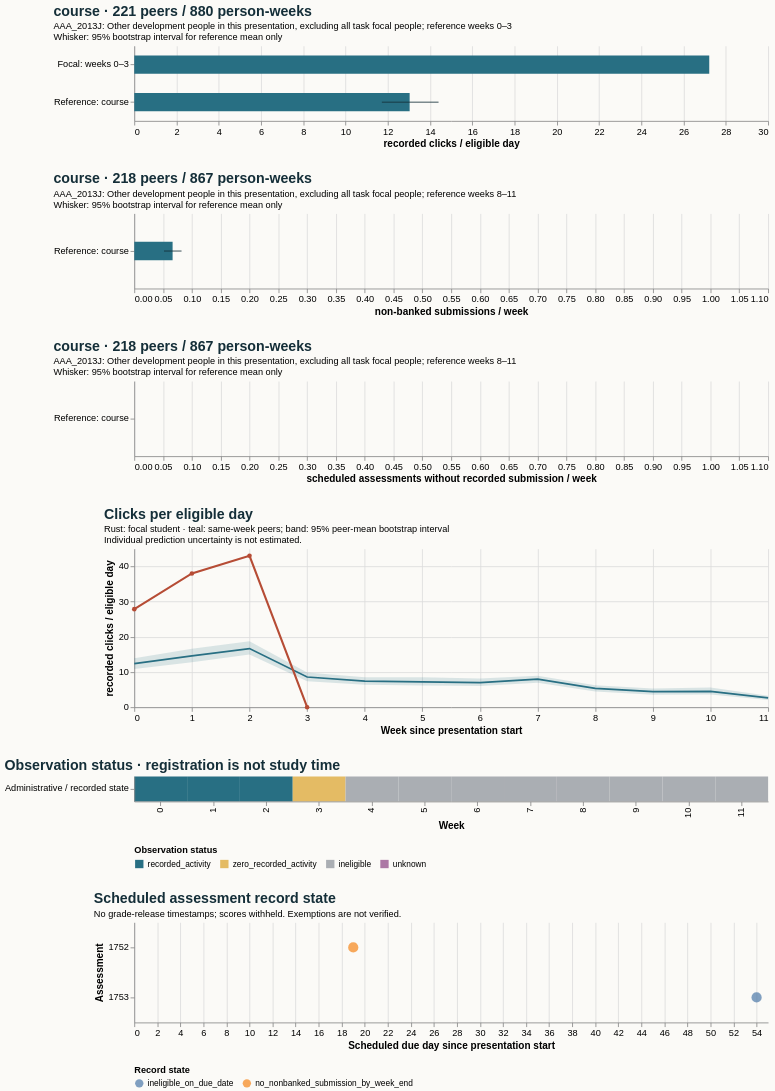

The Vega-Lite source for this figure:
### Vega-Lite specification from a JSON file in a GitHub repository (floating-point values rounded to 4 significant figures)
{"$schema": "https://vega.github.io/schema/vega-lite/v5.20.1.json", "config": {"axis": {"labelFontSize": 11, "titleFontSize": 12}, "background": "#fbfaf7", "font": "sans-serif", "title": {"anchor": "start", "color": "#142e38", "fontSize": 17, "subtitleFontSize": 11}, "view": {"continuousHeight": 300, "continuousWidth": 300, "stroke": null}}, "datasets": {"data-08853e15fab122f686befb68ebd0b6cb": [{"end_day": 6, "focal_value": 27.86, "peer_ci_high": 13.88, "peer_ci_low": 10.82, "peer_mean": 12.4, "peer_observations": 221, "peer_people": 221, "reference": "course", "unit": "recorded clicks / eligible day", "week": 0}, {"end_day": 13, "focal_value": 38.0, "peer_ci_high": 16.6, "peer_ci_low": 12.81, "peer_mean": 14.6, "peer_observations": 221, "peer_people": 221, "reference": "course", "unit": "recorded clicks / eligible day", "week": 1}, {"end_day": 20, "focal_value": 43.0, "peer_ci_high": 18.73, "peer_ci_low": 14.98, "peer_mean": 16.65, "peer_observations": 219, "peer_people": 219, "reference": "course", "unit": "recorded clicks / eligible day", "week": 2}, {"end_day": 27, "focal_value": 0.0, "peer_ci_high": 9.848, "peer_ci_low": 7.345, "peer_mean": 8.588, "peer_observations": 219, "peer_people": 219, "reference": "course", "unit": "recorded clicks / eligible day", "week": 3}, {"end_day": 34, "focal_value": null, "peer_ci_high": 8.544, "peer_ci_low": 6.39, "peer_mean": 7.428, "peer_observations": 219, "peer_people": 219, "reference": "course", "unit": "recorded clicks / eligible day", "week": 4}, {"end_day": 41, "focal_value": null, "peer_ci_high": 8.492, "peer_ci_low": 6.19, "peer_mean": 7.212, "peer_observations": 218, "peer_people": 218, "reference": "course", "unit": "recorded clicks / eligible day", "week": 5}, {"end_day": 48, "focal_value": null, "peer_ci_high": 8.161, "peer_ci_low": 6.055, "peer_mean": 7.002, "peer_observations": 218, "peer_people": 218, "reference": "course", "unit": "recorded clicks / eligible day", "week": 6}, {"end_day": 55, "focal_value": null, "peer_ci_high": 8.909, "peer_ci_low": 6.957, "peer_mean": 7.978, "peer_observations": 218, "peer_people": 218, "reference": "course", "unit": "recorded clicks / eligible day", "week": 7}, {"end_day": 62, "focal_value": null, "peer_ci_high": 6.211, "peer_ci_low": 4.466, "peer_mean": 5.34, "peer_observations": 218, "peer_people": 218, "reference": "course", "unit": "recorded clicks / eligible day", "week": 8}, {"end_day": 69, "focal_value": null, "peer_ci_high": 5.352, "peer_ci_low": 3.53, "peer_mean": 4.446, "peer_observations": 217, "peer_people": 217, "reference": "course", "unit": "recorded clicks / eligible day", "week": 9}, {"end_day": 76, "focal_value": null, "peer_ci_high": 5.589, "peer_ci_low": 3.633, "peer_mean": 4.512, "peer_observations": 217, "peer_people": 217, "reference": "course", "unit": "recorded clicks / eligible day", "week": 10}, {"end_day": 83, "focal_value": null, "peer_ci_high": 3.286, "peer_ci_low": 2.041, "peer_mean": 2.639, "peer_observations": 215, "peer_people": 215, "reference": "course", "unit": "recorded clicks / eligible day", "week": 11}], "data-26de18353e3cc3e49b9f7b3c2e08e6da": [{"hi": null, "lo": null, "series": "Focal: weeks 8–11", "value": null}, {"hi": 0.08202, "lo": 0.05161, "series": "Reference: course", "value": 0.06651}], "data-71c723a959ccbec2b7d89d93af96a1fb": [{"hi": null, "lo": null, "series": "Focal: weeks 8–11", "value": null}, {"hi": 0.0, "lo": 0.0, "series": "Reference: course", "value": 0.0}], "data-99fcf43b053d54b9b9aa7b7e679f7542": [{"as_of_day": 20, "assessment_id": 1752, "course": "AAA_2013J", "due_day": 19, "person_id": 721259, "score_status": "withheld_release_time_unknown", "state": "no_nonbanked_submission_by_week_end", "week": 2}, {"as_of_day": 55, "assessment_id": 1753, "course": "AAA_2013J", "due_day": 54, "person_id": 721259, "score_status": "withheld_release_time_unknown", "state": "ineligible_on_due_date", "week": 7}], "data-e58cffc74ba6fcef554d11da18c13a04": [{"hi": null, "lo": null, "series": "Focal: weeks 0–3", "value": 27.21}, {"hi": 14.4, "lo": 11.72, "series": "Reference: course", "value": 13.03}], "data-eb0f2c121aafa6779ce0eb5ea7021c1a": [{"eligible_days": 7.0, "end_day": 6, "logging_completeness": "unknown", "observation_status": "recorded_activity", "row": "Administrative / recorded state", "score_status": "withheld_release_time_unknown", "start_day": 0, "value": 27.86, "week": 0}, {"eligible_days": 7.0, "end_day": 13, "logging_completeness": "unknown", "observation_status": "recorded_activity", "row": "Administrative / recorded state", "score_status": "withheld_release_time_unknown", "start_day": 7, "value": 38.0, "week": 1}, {"eligible_days": 7.0, "end_day": 20, "logging_completeness": "unknown", "observation_status": "recorded_activity", "row": "Administrative / recorded state", "score_status": "withheld_release_time_unknown", "start_day": 14, "value": 43.0, "week": 2}, {"eligible_days": 2.0, "end_day": 27, "logging_completeness": "unknown", "observation_status": "zero_recorded_activity", "row": "Administrative / recorded state", "score_status": "withheld_release_time_unknown", "start_day": 21, "value": 0.0, "week": 3}, {"eligible_days": 0.0, "end_day": 34, "logging_completeness": "unknown", "observation_status": "ineligible", "row": "Administrative / recorded state", "score_status": "withheld_release_time_unknown", "start_day": 28, "value": null, "week": 4}, {"eligible_days": 0.0, "end_day": 41, "logging_completeness": "unknown", "observation_status": "ineligible", "row": "Administrative / recorded state", "score_status": "withheld_release_time_unknown", "start_day": 35, "value": null, "week": 5}, {"eligible_days": 0.0, "end_day": 48, "logging_completeness": "unknown", "observation_status": "ineligible", "row": "Administrative / recorded state", "score_status": "withheld_release_time_unknown", "start_day": 42, "value": null, "week": 6}, {"eligible_days": 0.0, "end_day": 55, "logging_completeness": "unknown", "observation_status": "ineligible", "row": "Administrative / recorded state", "score_status": "withheld_release_time_unknown", "start_day": 49, "value": null, "week": 7}, {"eligible_days": 0.0, "end_day": 62, "logging_completeness": "unknown", "observation_status": "ineligible", "row": "Administrative / recorded state", "score_status": "withheld_release_time_unknown", "start_day": 56, "value": null, "week": 8}, {"eligible_days": 0.0, "end_day": 69, "logging_completeness": "unknown", "observation_status": "ineligible", "row": "Administrative / recorded state", "score_status": "withheld_release_time_unknown", "start_day": 63, "value": null, "week": 9}, {"eligible_days": 0.0, "end_day": 76, "logging_completeness": "unknown", "observation_status": "ineligible", "row": "Administrative / recorded state", "score_status": "withheld_release_time_unknown", "start_day": 70, "value": null, "week": 10}, {"eligible_days": 0.0, "end_day": 83, "logging_completeness": "unknown", "observation_status": "ineligible", "row": "Administrative / recorded state", "score_status": "withheld_release_time_unknown", "start_day": 77, "value": null, "week": 11}]}, "resolve": {"scale": {"color": "independent"}}, "spacing": 28, "vconcat": [{"data": {"name": "data-e58cffc74ba6fcef554d11da18c13a04"}, "height": 90, "layer": [{"encoding": {"x": {"field": "value", "scale": {"domain": [0, 28.58], "zero": true}, "title": "recorded clicks / eligible day", "type": "quantitative"}, "y": {"field": "series", "sort": null, "title": null, "type": "nominal"}}, "mark": {"color": "#286f83", "size": 22, "type": "bar"}}, {"encoding": {"x": {"field": "lo", "type": "quantitative"}, "x2": {"field": "hi"}, "y": {"field": "series", "sort": null, "title": null, "type": "nominal"}}, "mark": {"color": "#142e38", "type": "rule"}}], "title": {"subtitle": ["AAA_2013J: Other development people in this presentation, excluding all task focal people; reference weeks 0–3", "Whisker: 95% bootstrap interval for reference mean only"], "text": "course · 221 peers / 880 person-weeks"}, "width": 760}, {"data": {"name": "data-26de18353e3cc3e49b9f7b3c2e08e6da"}, "height": 90, "layer": [{"encoding": {"x": {"field": "value", "scale": {"domain": [0, 1.05], "zero": true}, "title": "non-banked submissions / week", "type": "quantitative"}, "y": {"field": "series", "sort": null, "title": null, "type": "nominal"}}, "mark": {"color": "#286f83", "size": 22, "type": "bar"}}, {"encoding": {"x": {"field": "lo", "type": "quantitative"}, "x2": {"field": "hi"}, "y": {"field": "series", "sort": null, "title": null, "type": "nominal"}}, "mark": {"color": "#142e38", "type": "rule"}}], "title": {"subtitle": ["AAA_2013J: Other development people in this presentation, excluding all task focal people; reference weeks 8–11", "Whisker: 95% bootstrap interval for reference mean only"], "text": "course · 218 peers / 867 person-weeks"}, "width": 760}, {"data": {"name": "data-71c723a959ccbec2b7d89d93af96a1fb"}, "height": 90, "layer": [{"encoding": {"x": {"field": "value", "scale": {"domain": [0, 1.05], "zero": true}, "title": "scheduled assessments without recorded submission / week", "type": "quantitative"}, "y": {"field": "series", "sort": null, "title": null, "type": "nominal"}}, "mark": {"color": "#286f83", "size": 22, "type": "bar"}}, {"encoding": {"x": {"field": "lo", "type": "quantitative"}, "x2": {"field": "hi"}, "y": {"field": "series", "sort": null, "title": null, "type": "nominal"}}, "mark": {"color": "#142e38", "type": "rule"}}], "title": {"subtitle": ["AAA_2013J: Other development people in this presentation, excluding all task focal people; reference weeks 8–11", "Whisker: 95% bootstrap interval for reference mean only"], "text": "course · 218 peers / 867 person-weeks"}, "width": 760}, {"data": {"name": "data-08853e15fab122f686befb68ebd0b6cb"}, "height": 190, "layer": [{"encoding": {"x": {"axis": {"tickMinStep": 1}, "field": "week", "title": "Week since presentation start", "type": "quantitative"}, "y": {"field": "peer_ci_low", "scale": {"zero": true}, "title": "recorded clicks / eligible day", "type": "quantitative"}, "y2": {"field": "peer_ci_high"}}, "mark": {"color": "#286f83", "opacity": 0.16, "type": "area"}}, {"encoding": {"tooltip": [{"field": "week", "type": "quantitative"}, {"field": "peer_mean", "type": "quantitative"}, {"field": "peer_people", "type": "quantitative"}, {"field": "peer_observations", "type": "quantitative"}], "x": {"field": "week", "type": "quantitative"}, "y": {"field": "peer_mean", "type": "quantitative"}}, "mark": {"color": "#286f83", "strokeWidth": 2, "type": "line"}}, {"encoding": {"tooltip": [{"field": "week", "type": "quantitative"}, {"field": "focal_value", "type": "quantitative"}], "x": {"field": "week", "type": "quantitative"}, "y": {"field": "focal_value", "type": "quantitative"}}, "mark": {"color": "#b64c35", "point": {"color": "#b64c35"}, "strokeWidth": 2.5, "type": "line"}}], "title": {"subtitle": ["Rust: focal student · teal: same-week peers; band: 95% peer-mean bootstrap interval", "Individual prediction uncertainty is not estimated."], "text": "Clicks per eligible day"}, "width": 760}, {"data": {"name": "data-eb0f2c121aafa6779ce0eb5ea7021c1a"}, "encoding": {"color": {"field": "observation_status", "legend": {"labelLimit": 260, "orient": "bottom"}, "scale": {"domain": ["recorded_activity", "zero_recorded_activity", "ineligible", "unknown"], "range": ["#286f83", "#e4bb64", "#aaaeb3", "#ac78a5"]}, "title": "Observation status", "type": "nominal"}, "tooltip": [{"field": "week", "type": "quantitative"}, {"field": "eligible_days", "type": "quantitative"}, {"field": "observation_status", "type": "nominal"}, {"field": "logging_completeness", "type": "nominal"}], "x": {"field": "week", "title": "Week", "type": "ordinal"}, "y": {"field": "row", "title": null, "type": "nominal"}}, "height": 30, "mark": {"type": "rect"}, "title": "Observation status · registration is not study time", "width": 760}, {"data": {"name": "data-99fcf43b053d54b9b9aa7b7e679f7542"}, "encoding": {"color": {"field": "state", "legend": {"labelLimit": 400, "orient": "bottom"}, "title": "Record state", "type": "nominal"}, "tooltip": [{"field": "assessment_id", "type": "quantitative"}, {"field": "due_day", "type": "quantitative"}, {"field": "as_of_day", "type": "quantitative"}, {"field": "state", "type": "nominal"}, {"field": "score_status", "type": "nominal"}], "x": {"field": "due_day", "title": "Scheduled due day since presentation start", "type": "quantitative"}, "y": {"field": "assessment_id", "title": "Assessment", "type": "nominal"}}, "height": 120, "mark": {"filled": true, "size": 150, "type": "point"}, "title": {"subtitle": "No grade-release timestamps; scores withheld. Exemptions are not verified.", "text": "Scheduled assessment record state"}, "width": 760}]}
